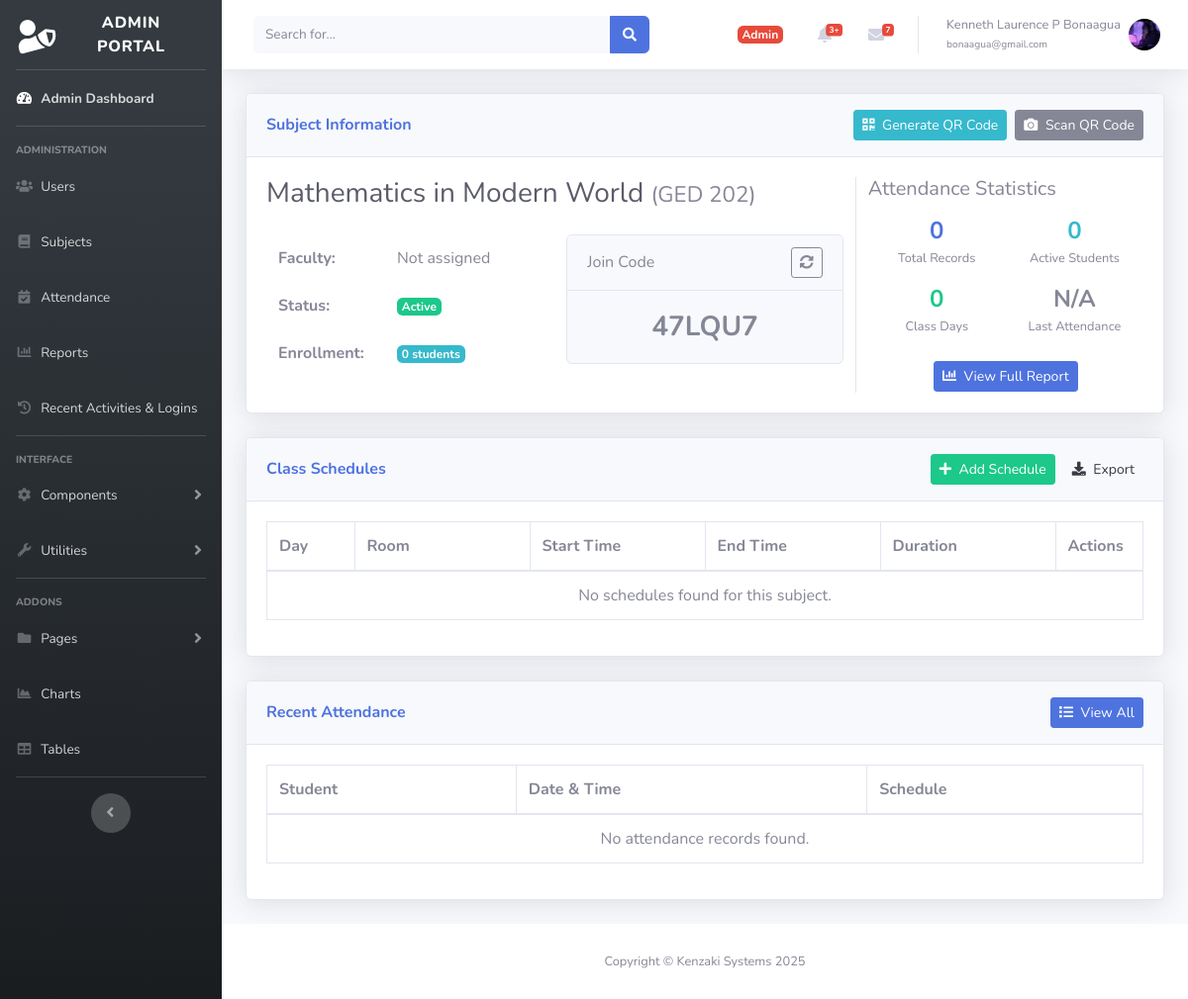
The app's page /view_subject.php?id=7 (signed in) with its own data.
### tables this page shows
CREATE TABLE `subjects` (
  `id` int(11) NOT NULL,
  `code` varchar(225) DEFAULT NULL,
  `name` varchar(225) DEFAULT NULL,
  `faculty_id` int(11) DEFAULT NULL,
  `status` int(11) DEFAULT NULL,
  `joincode` varchar(225) DEFAULT NULL
);

### view_subject.php (the view, shortened to what this page needs)
<?php
include 'includes/header.php';
require 'db.php';
$subjectId = $_GET['id'];
$sql = "SELECT s.*, CONCAT(u.lastname, ', ', u.firstname) AS faculty_name
        FROM subjects s
        LEFT JOIN users u ON s.faculty_id = u.id
        WHERE s.id = $subjectId";
$result = $conn->query($sql);
$enrollmentSql = "SELECT COUNT(*) as total FROM usersubjects WHERE subject_id = $subjectId";
$enrollmentResult = $conn->query($enrollmentSql);
$enrollmentCount = 0;
if ($enrollmentResult && $enrollmentResult->num_rows > 0) {
    $enrollmentCount = $enrollmentResult->fetch_assoc()['total'];
}
$attendanceSql = "SELECT
                    COUNT(*) as total_records,
                    COUNT(DISTINCT user_id) as total_students,
                    COUNT(DISTINCT DATE(time_in)) as total_days,
                    MAX(time_in) as last_attendance
                FROM attendances
                WHERE subject_id = $subjectId";
$attendanceResult = $conn->query($attendanceSql);
$attendanceStats = $attendanceResult->fetch_assoc();
?>
<div class="container-fluid">
    <?php
    if ($result && $result->num_rows > 0) {
        $subject = $result->fetch_assoc();
        $statusBadge = ($subject["status"] == 1) ?
            '<span class="badge badge-success">Active</span>' :
            '<span class="badge badge-danger">Inactive</span>';
        echo '<div class="card shadow mb-4">';
        echo '<div class="card-header py-3 d-flex flex-row align-items-center justify-content-between">';
        echo '<h6 class="m-0 font-weight-bold text-primary">Subject Information</h6>';
        echo '<div>';
        echo '<button type="button" class="btn btn-info btn-sm mr-2" data-toggle="modal" data-target="#qrCodeModal">
                <i class="fas fa-qrcode mr-1"></i> Generate QR Code
              </button>';
        echo '<button type="button" class="btn btn-secondary btn-sm" data-toggle="modal" data-target="#scanQrCodeModal">
                <i class="fas fa-camera mr-1"></i> Scan QR Code
              </button>';
        echo '</div>';
        echo '</div>';
        echo '<div class="card-body">';
        echo '<div class="row">';
        echo '<div class="col-md-8">';
        echo "<h2 class='h3 mb-2 text-gray-800'>{$subject['name']} <small class='text-muted'>({$subject['code']})</small></h2>";
        echo '<div class="row mt-4">';
        echo '<div class="col-md-6">';
        echo '<table class="table table-borderless">';
        echo '<tr><th width="120">Faculty:</th><td>' . ($subject['faculty_name'] ?: '<span class="text-muted">Not assigned</span>') . '</td></tr>';
        echo '<tr><th>Status:</th><td>' . $statusBadge . '</td></tr>';
        echo '<tr><th>Enrollment:</th><td><span class="badge badge-info">' . $enrollmentCount . ' students</span></td></tr>';
        echo '</table>';
        echo '</div>';
        echo '<div class="col-md-6">';
        echo '<div class="card bg-light mb-3">';
        echo '<div class="card-header d-flex justify-content-between align-items-center">
                <span>Join Code</span>
                <a href="#" onclick="changeJoinCode(' . $subject['id'] . ', \'' . $subject['code'] . '\'); return false;"
                   class="btn btn-sm btn-outline-secondary" title="Regenerate Join Code">
                   <i class="fas fa-sync-alt"></i>
                </a>
              </div>';
        echo '<div class="card-body text-center">';
        echo '<h3 class="card-title font-weight-bold mb-0">' . $subject['joincode'] . '</h3>';
        echo '</div>';
        echo '</div>';
        echo '</div>';
        echo '</div>';
        echo '</div>';
        echo '<div class="col-md-4 border-left">';
        echo '<h5 class="mb-3">Attendance Statistics</h5>';
        echo '<div class="row no-gutters">';
        echo '<div class="col-6 mb-3">';
        echo '<div class="text-center">';
        echo '<h4 class="font-weight-bold text-primary mb-0">' . number_format($attendanceStats['total_records']) . '</h4>';
        echo '<small>Total Records</small>';
        echo '</div>';
        echo '</div>';
        echo '<div class="col-6 mb-3">';
        echo '<div class="text-center">';
        echo '<h4 class="font-weight-bold text-info mb-0">' . number_format($attendanceStats['total_students']) . '</h4>';
        echo '<small>Active Students</small>';
        echo '</div>';
        echo '</div>';
        echo '<div class="col-6">';
        echo '<div class="text-center">';
        echo '<h4 class="font-weight-bold text-success mb-0">' . number_format($attendanceStats['total_days']) . '</h4>';
        echo '<small>Class Days</small>';
        echo '</div>';
        echo '</div>';
        echo '<div class="col-6">';
        echo '<div class="text-center">';
        if ($attendanceStats['last_attendance']) {
            $lastAttendance = date('M d, Y', strtotime($attendanceStats['last_attendance']));
            echo '<h4 class="font-weight-bold text-dark mb-0">' . $lastAttendance . '</h4>';
        } else {
            echo '<h4 class="font-weight-bold text-muted mb-0">N/A</h4>';
        }
        echo '<small>Last Attendance</small>';
        echo '</div>';
        echo '</div>';
        echo '<div class="col-12 mt-4 text-center">';
        echo '<a href="attendance_report.php?subject_id=' . $subjectId . '" class="btn btn-sm btn-primary">
                <i class="fas fa-chart-bar mr-1"></i> View Full Report
              </a>';
        echo '</div>';
        echo '</div>';
        echo '</div>';
        echo '</div>';
        echo '</div>';
        echo '</div>';
    } else {
        echo '<div class="alert alert-danger">Subject not found.</div>';
    }
    ?>
    <div class="card shadow mb-4">
        <div class="card-header py-3 d-flex flex-row align-items-center justify-content-between">
            <h6 class="m-0 font-weight-bold text-primary">Class Schedules</h6>
            <div class="d-flex align-items-center">
                <a href="#" class="btn btn-success btn-sm mr-2" data-toggle="modal" data-target="#addScheduleModal">
                    <i class="fas fa-plus mr-1"></i> Add Schedule
                </a>
                <div class="dropdown no-arrow">
                    <a class="dropdown-toggle btn btn-sm btn-light" href="#" role="button" id="exportDropdown" data-toggle="dropdown">
                        <i class="fas fa-download mr-1"></i> Export
                    </a>
                </div>
            </div>
        </div>
        <div class="card-body">
            <?php
            $sqlSchedules = "SELECT * FROM schedules WHERE subject_id = $subjectId";
            $resultSchedules = $conn->query($sqlSchedules);
            ?>
            <div class="table-responsive">
                <table class="table table-bordered table-hover" id="schedulesTable" width="100%" cellspacing="0">
                    <thead>
                        <tr>
                            <th width="10%">Day</th>
                            <th width="20%">Room</th>
                            <th width="20%">Start Time</th>
                            <th width="20%">End Time</th>
                            <th width="20%">Duration</th>
                            <th width="10%">Actions</th>
                        </tr>
                    </thead>
                    <tbody>
                        <?php if ($resultSchedules && $resultSchedules->num_rows > 0): ?>
                            <?php while ($rowSch = $resultSchedules->fetch_assoc()):
                                $start = new DateTime($rowSch['start_time']);
                                $end = new DateTime($rowSch['end_time']);
                                $duration = $start->diff($end);
                                $durationStr = $duration->format('%h hrs %i mins');
                            ?>
                            <tr>
                                <td class="font-weight-bold"><?= $rowSch['day'] ?></td>
                                <td><?= $rowSch['room'] ?></td>
                                <td><?= date('g:i A', strtotime($rowSch['start_time'])) ?></td>
                                <td><?= date('g:i A', strtotime($rowSch['end_time'])) ?></td>
                                <td><?= $durationStr ?></td>
                                <td class="text-center">
                                    <button class="btn btn-sm btn-secondary mr-1" onclick="editSchedule(<?= $rowSch['id'] ?>)">
                                        <i class="fas fa-edit"></i>
                                    </button>
                                    <button class="btn btn-sm btn-danger" onclick="deleteSchedule(<?= $rowSch['id'] ?>)">
                                        <i class="fas fa-trash"></i>
                                    </button>
                                </td>
                            </tr>
                            <?php endwhile; ?>
                        <?php else: ?>
                            <tr>
                                <td colspan="6" class="text-center">No schedules found for this subject.</td>
                            </tr>
                        <?php endif; ?>
                    </tbody>
                </table>
            </div>
        </div>
    </div>
    <div class="card shadow mb-4">
        <div class="card-header py-3 d-flex flex-row align-items-center justify-content-between">
            <h6 class="m-0 font-weight-bold text-primary">Recent Attendance</h6>
            <a href="attendance_report.php?subject_id=<?= $subjectId ?>" class="btn btn-sm btn-primary">
                <i class="fas fa-list mr-1"></i> View All
            </a>
        </div>
        <div class="card-body">
            <?php
            $recentAttendanceSql = "
                SELECT a.id, a.time_in as timestamp, u.id as student_id, u.firstname, u.lastname, s.day, s.room
                FROM attendances a
                LEFT JOIN users u ON a.user_id = u.id
                LEFT JOIN schedules s ON a.subject_id = s.subject_id
                WHERE a.subject_id = $subjectId
                ORDER BY a.time_in DESC
                LIMIT 10
            ";
            $recentAttendanceResult = $conn->query($recentAttendanceSql);
            ?>
            <div class="table-responsive">
                <table class="table table-bordered table-hover" width="100%" cellspacing="0">
                    <thead>
                        <tr>
                            <th>Student</th>
                            <th>Date & Time</th>
                            <th>Schedule</th>
                        </tr>
                    </thead>
                    <tbody>
                        <?php if ($recentAttendanceResult && $recentAttendanceResult->num_rows > 0): ?>
                            <?php while ($attendance = $recentAttendanceResult->fetch_assoc()): ?>
                            <tr>
                                <td><?= $attendance['lastname'] . ', ' . $attendance['firstname'] ?></td>
                                <td><?= date('M d, Y g:i A', strtotime($attendance['timestamp'])) ?></td>
                                <td>
                                    <?php if ($attendance['day'] && $attendance['room']): ?>
                                        <?= $attendance['day'] ?> (<?= $attendance['room'] ?>)
                                    <?php else: ?>
                                        <span class="text-muted">General attendance</span>
                                    <?php endif; ?>
                                </td>
                            </tr>
                            <?php endwhile; ?>
                        <?php else: ?>
                            <tr>
                                <td colspan="3" class="text-center">No attendance records found.</td>
                            </tr>
                        <?php endif; ?>
                    </tbody>
                </table>
            </div>
        </div>
    </div>
</div>
</div>
<?php include 'includes/footer.php'; ?>
</body>
</html>

### records on screen
subjects: name "Mathematics in Modern World", code "GED 202", joincode "47LQU7"

### other values on screen
$_SESSION['usertype'] "Admin"
$_SESSION['firstname'] "Kenneth Laurence"
$_SESSION['middle_init'] "P"
$_SESSION['lastname'] "Bonaagua"
$_SESSION['email'] "bonaagua@gmail.com"
$enrollmentCount "0"
$attendanceStats['total_records'] "0"
$attendanceStats['total_students'] "0"
$attendanceStats['total_days'] "0"
